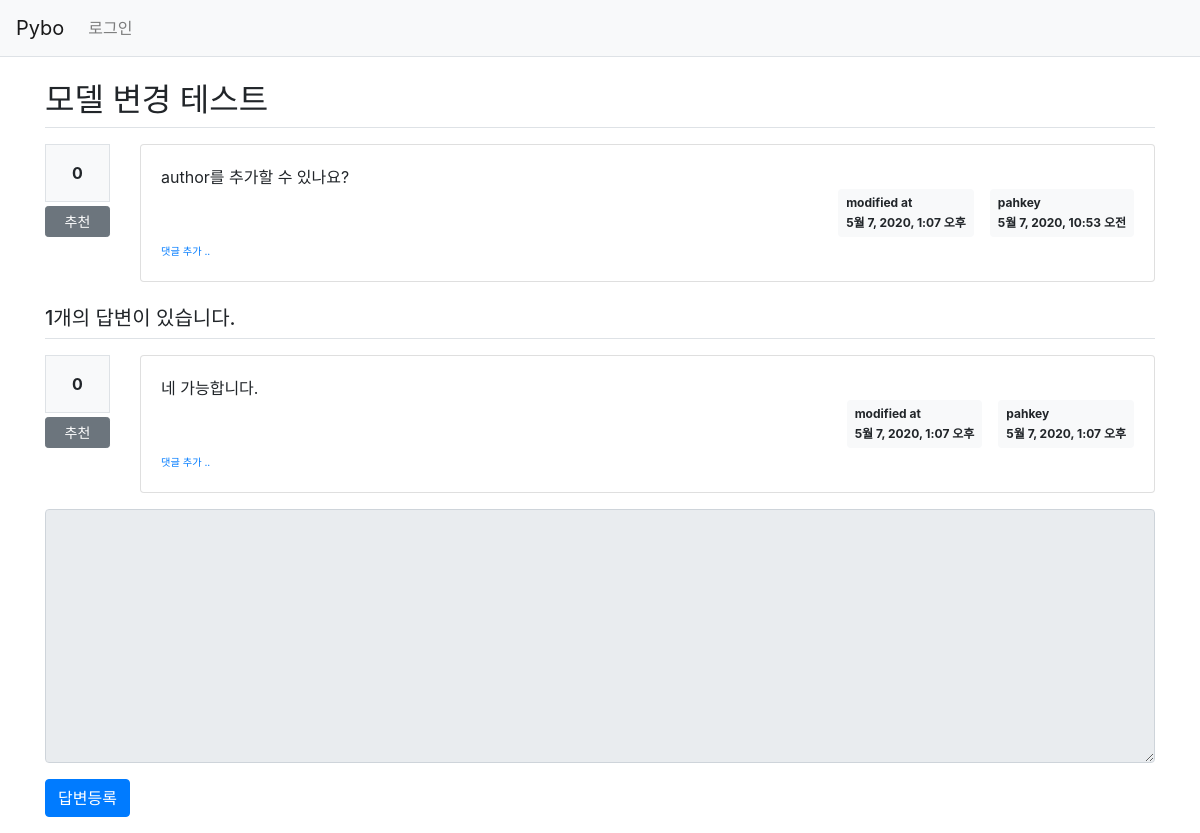
The app's page /pybo/14/ with its own data.
### pybo/models.py (models this page shows, shortened)
class Question(models.Model):
    author = models.ForeignKey(User, on_delete=models.CASCADE, related_name='author_question')
    subject = models.CharField(max_length=200)
    content = models.TextField()
    create_date = models.DateTimeField()
    modify_date = models.DateTimeField(null=True, blank=True)
    voter = models.ManyToManyField(User, related_name='voter_question')

class Answer(models.Model):
    author = models.ForeignKey(User, on_delete=models.CASCADE, related_name='author_answer')
    question = models.ForeignKey(Question, on_delete=models.CASCADE)
    content = models.TextField()
    create_date = models.DateTimeField()
    modify_date = models.DateTimeField(null=True, blank=True)
    voter = models.ManyToManyField(User, related_name='voter_answer')

### pybo/views/base_views.py (the view)
# urls.py: path('<int:question_id>/', base_views.detail, name='detail'),
def detail(request, question_id):
    question = get_object_or_404(Question, pk=question_id)
    context = {'question': question}
    return render(request, 'pybo/question_detail.html', context)

### templates/pybo/question_detail.html (shortened to what this page needs)
{% extends 'base.html' %}
{% block content %}
<div class="container my-3">
    <h2 class="border-bottom py-2">{{ question.subject }}</h2>
    <div class="row my-3">
        <div class="col-1">
            <div class="bg-light text-center p-3 border font-weight-bolder mb-1">{{question.voter.count}}</div>
            <a href="#" data-uri="{% url 'pybo:vote_question' question.id  %}"
               class="recommend btn btn-sm btn-secondary btn-block my-1">추천</a>
        </div>
        <div class="col-11">
            <div class="card">
                <div class="card-body">
                    <div class="card-text" style="white-space: pre-line;">{{ question.content }}</div>
                    <div class="d-flex justify-content-end">
                        {% if question.modify_date %}
                        <div class="badge badge-light p-2 text-left mx-3">
                            <div class="mb-2">modified at</div>
                            <div>{{ question.modify_date }}</div>
                        </div>
                        {% endif %}
                        <div class="badge badge-light p-2 text-left">
                            <div class="mb-2">{{ question.author.username }}</div>
                            <div>{{ question.create_date }}</div>
                        </div>
                    </div>
                    <div>
                        <a href="{% url 'pybo:comment_create_question' question.id  %}"
                           class="small"><small>댓글 추가 ..</small></a>
                    </div>
                </div>
            </div>
        </div>
    </div>
    <h5 class="border-bottom my-3 py-2">{{question.answer_set.count}}개의 답변이 있습니다.</h5>
    {% for answer in question.answer_set.all %}
    <div class="row my-3">
        <div class="col-1">
            <div class="bg-light text-center p-3 border font-weight-bolder mb-1">{{answer.voter.count}}</div>
            <a href="#" data-uri="{% url 'pybo:vote_answer' answer.id  %}"
                class="recommend btn btn-sm btn-secondary btn-block my-1">추천</a>
        </div>
        <div class="col-11">
            <div class="card">
                <div class="card-body">
                    <div class="card-text" style="white-space: pre-line;">{{ answer.content }}</div>
                    <div class="d-flex justify-content-end">
                        {% if answer.modify_date %}
                        <div class="badge badge-light p-2 text-left mx-3">
                            <div class="mb-2">modified at</div>
                            <div>{{ answer.modify_date }}</div>
                        </div>
                        {% endif %}
                        <div class="badge badge-light p-2 text-left">
                            <div class="mb-2">{{ answer.author.username }}</div>
                            <div>{{ answer.create_date }}</div>
                        </div>
                    </div>
                    <div>
                        <a href="{% url 'pybo:comment_create_answer' answer.id  %}"
                           class="small"><small>댓글 추가 ..</small></a>
                    </div>
                </div>
            </div>
        </div>
    </div>
    {% endfor %}
    <form action="{% url 'pybo:answer_create' question.id %}" method="post" class="my-3">
        <div class="form-group">
            <textarea {% if not user.is_authenticated %}disabled{% endif %}
              name="content" id="content" class="form-control" rows="10"></textarea>
        </div>
        <input type="submit" value="답변등록" class="btn btn-primary">
    </form>
</div>
{% endblock %}

### records on screen
Question: subject "모델 변경 테스트", voter.count "0", content "author를 추가할 수 있나요?", modify_date "5월 7, 2020, 1:07 오후", author.username "pahkey", create_date "5월 7, 2020, 10:53 오전", answer_set.count "1"
Answer: voter.count "0", content "네 가능합니다.", modify_date "5월 7, 2020, 1:07 오후", author.username "pahkey", create_date "5월 7, 2020, 1:07 오후"
